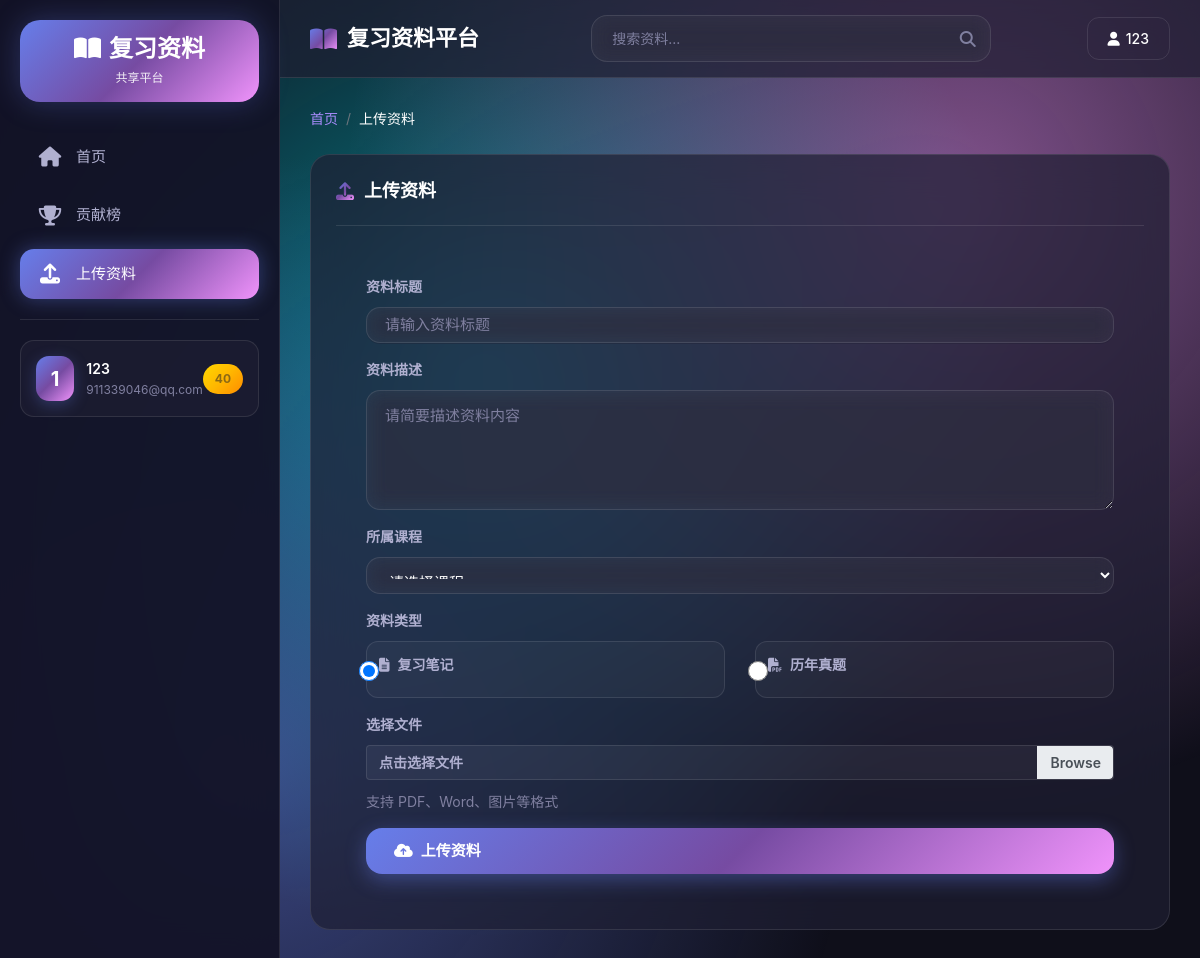
The app's page /upload (signed in), older data.
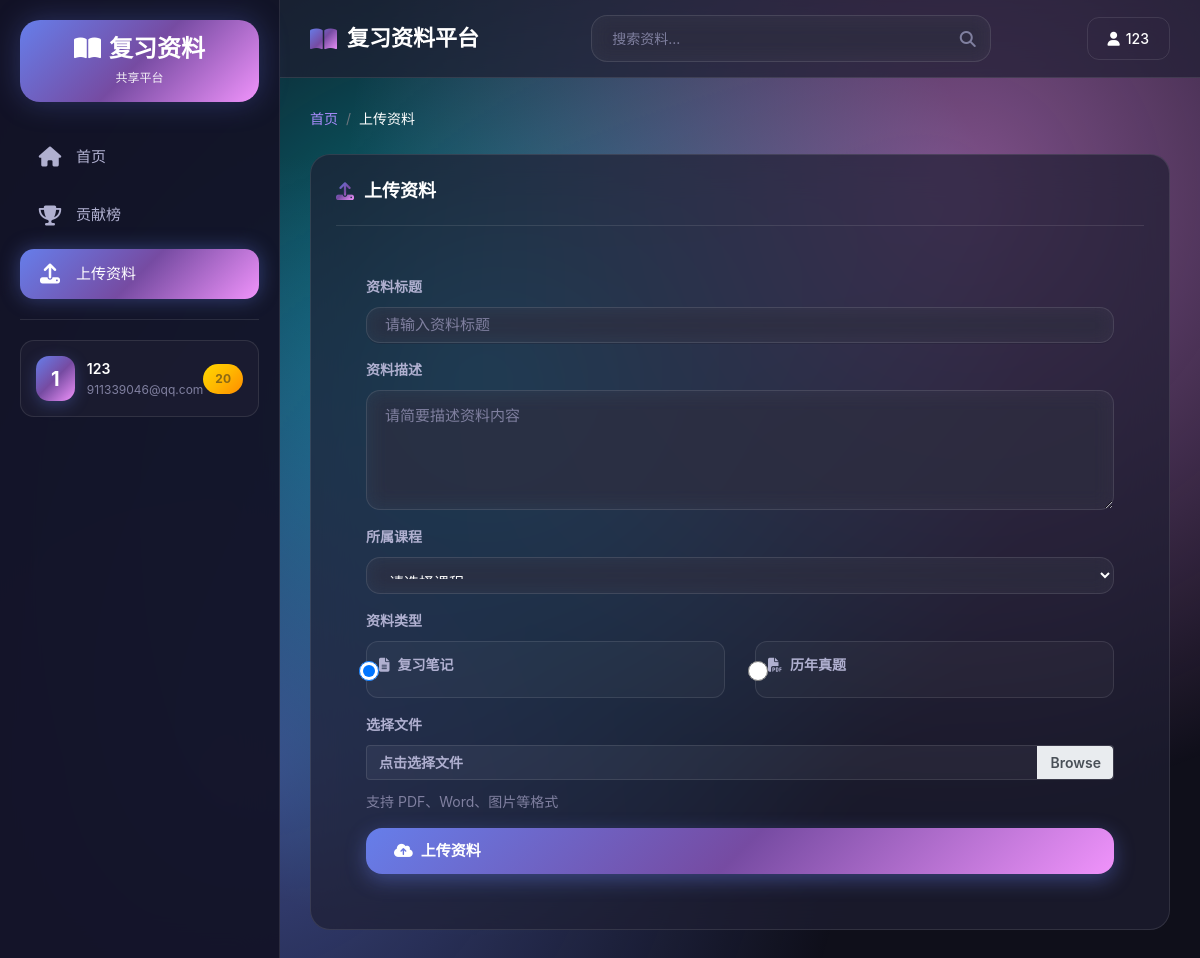
The same page, newer data.
### app/models.py (models this page shows, shortened)
class User(UserMixin, db.Model):
    id = db.Column(db.Integer, primary_key=True)
    username = db.Column(db.String(80), unique=True, nullable=False)
    email = db.Column(db.String(120), unique=True, nullable=False)
    password_hash = db.Column(db.String(128), nullable=False)
    is_admin = db.Column(db.Boolean, default=False)
    points = db.Column(db.Integer, default=0)
    created_at = db.Column(db.DateTime, default=datetime.utcnow)
    materials = db.relationship('Material', backref='uploader', lazy='dynamic')
    downloads = db.relationship('DownloadRecord', backref='user', lazy='dynamic')

### app/main.py (the view, shortened to what this page needs)
@bp.route('/upload', methods=['GET', 'POST'])
@login_required
def upload():
    courses = Course.query.all()
    return render_template('main/upload.html', courses=courses)

### app/models.py (called while the page is built)
@login_manager.user_loader
def load_user(user_id):
    return User.query.get(int(user_id))

### app/templates/main/upload.html (shortened to what this page needs)
{% extends 'base.html' %}
{% block content %}
<nav aria-label="breadcrumb" class="mb-4">
    <ol class="breadcrumb">
        <li class="breadcrumb-item"><a href="{{ url_for('main.index') }}">首页</a></li>
        <li class="breadcrumb-item active">上传资料</li>
    </ol>
</nav>
<div class="glass-card animate-fade-in-up">
    <div class="glass-card-header">
        <h2 class="glass-card-title">
            <i class="fas fa-upload"></i>上传资料
        </h2>
    </div>
    <div class="card-body" style="padding: 30px;">
        <form method="POST" enctype="multipart/form-data">
            <div class="form-group">
                <label for="title">资料标题</label>
                <input type="text" class="form-control" id="title" name="title" required placeholder="请输入资料标题">
            </div>
            <div class="form-group">
                <label for="description">资料描述</label>
                <textarea class="form-control" id="description" name="description" rows="4" placeholder="请简要描述资料内容"></textarea>
            </div>
            <div class="form-group">
                <label for="course_id">所属课程</label>
                <select class="form-control" id="course_id" name="course_id" required>
                    <option value="">请选择课程</option>
                </select>
            </div>
            <div class="form-group">
                <label>资料类型</label>
                <div class="row">
                    <div class="col-md-6">
                        <div class="form-check">
                            <input type="radio" class="form-check-input" id="notes" name="material_type" value="notes" checked>
                            <label class="form-check-label" for="notes"><i class="fas fa-file-alt mr-2"></i>复习笔记</label>
                        </div>
                    </div>
                    <div class="col-md-6">
                        <div class="form-check">
                            <input type="radio" class="form-check-input" id="exam" name="material_type" value="exam">
                            <label class="form-check-label" for="exam"><i class="fas fa-file-pdf mr-2"></i>历年真题</label>
                        </div>
                    </div>
                </div>
            </div>
            <div class="form-group">
                <label for="file">选择文件</label>
                <div class="custom-file">
                    <label class="custom-file-label" for="file" style="background: rgba(255,255,255,0.05); border: 1px solid var(--border-glass); color: var(--text-secondary);">
                        点击选择文件
                    </label>
                </div>
                <small class="text-muted mt-2 d-block">支持 PDF、Word、图片等格式</small>
            </div>
            <button type="submit" class="btn btn-primary w-100">
                <i class="fas fa-cloud-upload-alt"></i> 上传资料
            </button>
        </form>
    </div>
</div>
{% endblock %}

### app/templates/base.html (shortened to what this page needs)
<!DOCTYPE html>
<html lang="zh-CN">
<head>
    <link rel="stylesheet" href="https://cdn.jsdelivr.net/npm/bootstrap@4.6.2/dist/css/bootstrap.min.css">
    <link rel="stylesheet" href="https://cdnjs.cloudflare.com/ajax/libs/font-awesome/6.4.0/css/all.min.css">
</head>
<body>
    <div class="app-container">
        <aside class="sidebar" id="sidebar">
            <div class="sidebar-logo">
                <h1><i class="fas fa-book-open mr-2"></i>复习资料</h1>
                <p>共享平台</p>
            </div>
            <ul class="sidebar-nav">
                <li>
                    <a href="{{ url_for('main.index') }}" class="{% if request.endpoint == 'main.index' %}active{% endif %}">
                        <i class="fas fa-home"></i>首页
                    </a>
                </li>
                <li>
                    <a href="{{ url_for('main.leaderboard') }}" class="{% if request.endpoint == 'main.leaderboard' %}active{% endif %}">
                        <i class="fas fa-trophy"></i>贡献榜
                    </a>
                </li>
                {% if current_user.is_authenticated %}
                <li>
                    <a href="{{ url_for('main.upload') }}" class="{% if request.endpoint == 'main.upload' %}active{% endif %}">
                        <i class="fas fa-upload"></i>上传资料
                    </a>
                </li>
                {% endif %}
            </ul>
            <div class="sidebar-divider"></div>
            {% if current_user.is_authenticated %}
            <div class="sidebar-user">
                <div class="sidebar-user-avatar">{{ current_user.username[0].upper() }}</div>
                <div class="sidebar-user-info">
                    <div class="name">{{ current_user.username }}</div>
                    <div class="email">{{ current_user.email }}</div>
                </div>
                <div class="sidebar-user-points">{{ current_user.points }}</div>
            </div>
            {% endif %}
        </aside>
        <div class="main-content">
            <nav class="navbar">
                <a class="navbar-brand" href="{{ url_for('main.index') }}">
                    <i class="fas fa-book-open"></i>复习资料平台
                </a>
                <div class="search-container">
                    <form action="{{ url_for('main.search') }}" method="get">
                        <input type="search" name="keyword" placeholder="搜索资料..." autocomplete="off">
                        <i class="fas fa-search"></i>
                    </form>
                </div>
                <div class="navbar-actions">
                    {% if current_user.is_authenticated %}
                    <div class="dropdown">
                        <button class="navbar-btn navbar-btn-outline" data-toggle="dropdown">
                            <i class="fas fa-user"></i> {{ current_user.username }}
                        </button>
                    </div>
                    {% endif %}
                </div>
            </nav>
            <main>
                {% block content %}{% endblock %}
            </main>
        </div>
    </div>
</body>
</html>

Row changes from the older to the newer data that the page shows:
changed User "911339046@qq.com": points "40" → "20"
